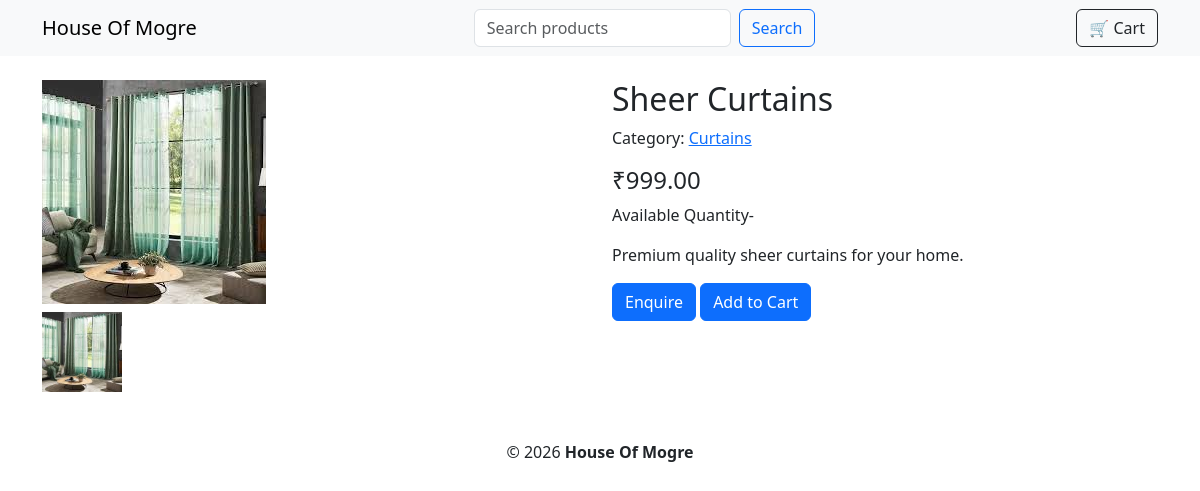
The app's page /product/sheer-curtains/ with its own data.
### store/models.py (models this page shows, shortened)
class ProductImage(models.Model):
    product = models.ForeignKey(Product, related_name="images", on_delete=models.CASCADE)
    image = models.ImageField(upload_to="products/")
    alt_text = models.CharField(max_length=150, blank=True)
    order = models.PositiveSmallIntegerField(default=0)
    class Meta:
        ordering = ["order"]

class Product(models.Model):
    category = models.ForeignKey(Category, related_name="products", on_delete=models.CASCADE)
    title = models.CharField(max_length=200)
    slug = models.SlugField(max_length=220, unique=True, blank=True)
    description = models.TextField(blank=True)
    price = models.DecimalField(max_digits=10, decimal_places=2)
    sku = models.CharField(max_length=100, blank=True)
    created = models.DateTimeField(auto_now_add=True)
    updated = models.DateTimeField(auto_now=True)
    is_active = models.BooleanField(default=True)

class Category(models.Model):
    name = models.CharField(max_length=120, unique=True)
    slug = models.SlugField(max_length=140, unique=True, blank=True)
    class Meta:
        verbose_name_plural = "categories"

### store/views.py (the view)
# urls.py: path("product/<slug:slug>/", views.product_detail, name="product_detail"),
def product_detail(request, slug):
    product = get_object_or_404(Product, slug=slug, is_active=True)
    images = product.images.all()
    return render(request, "product_detail.html", {"product": product, "images": images})

### store/templates/product_detail.html
{% extends "base.html" %} {% block content %}
<div class="row">
  <div class="col-md-6">
    {% if images %}
    <img
      src="{{ images.0.image.url }}"
      class="img-fluid"
      alt="{{ images.0.alt_text }}"
    />
    <div class="mt-2">
      {% for img in images %}
      <img src="{{ img.image.url }}" style="width: 80px" class="me-1" />
      {% endfor %}
    </div>
    {% endif %}
  </div>
  <div class="col-md-6">
    <h2>{{ product.title }}</h2>
    <p>
      Category:
      <a href="{% url 'store:category_detail' product.category.slug %}"
        >{{ product.category.name }}</a
      >
    </p>
    <h4>₹{{ product.price }}</h4>
    <textsmall>Available Quantity-{{ product.sku}}</textsmall>
    <p>{{ product.description|linebreaks }}</p>
    <a
      class="btn btn-primary"
      href="mailto:info@example.com?subject=Enquiry about {{ product.title }}"
      >Enquire</a
    >
    <a
      href="{% url 'store:add_to_cart' product.slug %}"
      class="btn btn-primary"
    >
      Add to Cart
    </a>
  </div>
</div>
{% endblock %}

### records on screen
ProductImage: image (picture)
Product: title "Sheer Curtains", category.name "Curtains", price "999.00", description "Premium quality sheer curtains for your home."
